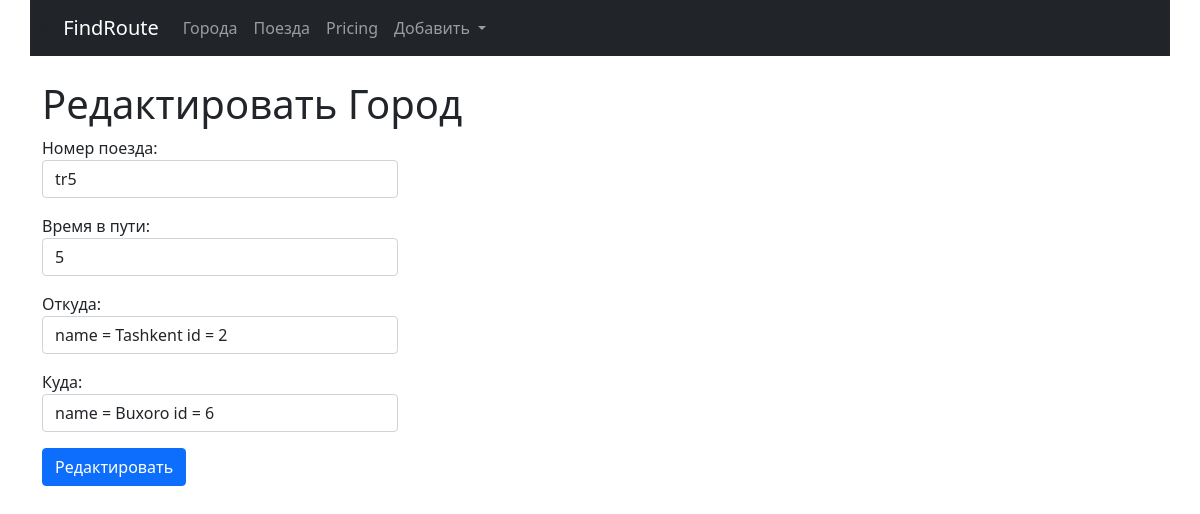
Page /trains/update/7/ on the committed database.
### trains/models.py (models this page shows, shortened)
class \
        Train(models.Model):
    name = models.CharField(max_length=50, unique=True, verbose_name='Номер поезда')
    travel_time = models.PositiveSmallIntegerField(verbose_name='Время в пути')
    from_city = models.ForeignKey(City, on_delete=models.CASCADE,
                                  verbose_name='Из какога города')
    to_city = models.ForeignKey('cities.City', on_delete=models.CASCADE, related_name='to_city_set',
                                verbose_name='В какого город')
    class Meta:
        verbose_name = 'Поезд'
        verbose_name_plural = 'Поезда'
        ordering = ['travel_time']

### cities/models.py (models this page shows, shortened)
class City(models.Model):
    name = models.CharField(max_length=80, unique=True, verbose_name = 'Город')
    def __str__(self):
        return f" name = {self.name}  id  = {self.id}"
    class Meta:
        verbose_name_plural = 'Города'
        ordering = ['name']

### trains/views.py (the view)
# urls.py: path('update/<int:pk>/', TrainUpdateView.as_view(), name='update'),
class TrainUpdateView(SuccessMessageMixin,UpdateView):
    model = Train
    form_class = TrainForm
    template_name = 'trains/update.html'
    success_url = reverse_lazy('trains:home')
    success_message = 'Город успешна отредактирован'

### trains/forms.py
class TrainForm(forms.ModelForm):
    name = forms.CharField(label='Номер поезда', widget=forms.TextInput(attrs={
        'class': 'form-control',
        'placeholder': 'Ввидите номер поезда'
    }))
    travel_time = forms.IntegerField(
        label='Время в пути', widget=forms.NumberInput(attrs={
        'class': 'form-control','placeholder': 'Время в пути'
    }))
    from_city = forms.ModelChoiceField(
        label='Откуда', queryset=City.objects.all(), widget=forms.Select(
        attrs={'class': 'form-control'}
    ))
    to_city = forms.ModelChoiceField(label='Куда', queryset=City.objects.all(), widget=forms.Select(
        attrs={'class': 'form-control'}
    ))
    class Meta:
        model = Train
        fields = '__all__'

### trains/templates/trains/update.html (shortened to what this page needs)
{% extends 'base.html' %}
{% block content %}
<h1>Редактировать Город</h1>
{% include 'form.html' with button='Редактировать' %}
{% endblock %}

### templates/form.html
<div class="row">
    <div class="col-md-4">
        <form action="{{action}}" method="post"> {% csrf_token %}
            {{form.as_p}}
        <button type="submit" class="btn btn-primary">{{ button }}</button>
        </form>
    </div>
</div>

### rows in the picture
Train: name "tr5", travel_time "5", from_city "name = Tashkent id = 2", to_city "name = Buxoro id = 6"

### other values in the picture
{{ button }} "Редактировать"
